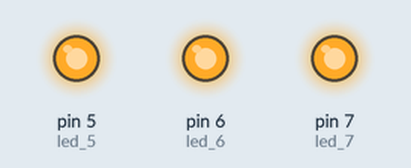
Simulated run of this sketch. Board: Arduino Uno, built with avr-gcc and run on an emulated ATmega328P. Parts: output pins drawn as LEDs (lit = HIGH).

Above: at 0.5 s.
At 3.5 s:
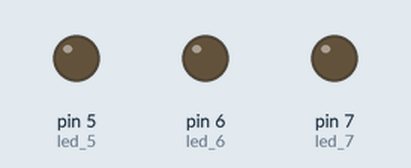
Timing chart, 0 to 4.6 s (numbered marks = the images above):
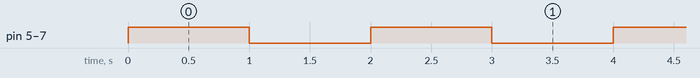

The sketch:

Blink_ex.ino
```cpp
const int led_5 = 5;
const int led_6 = 6;
const int led_7 = 7;

void setup() {
  pinMode(led_5, OUTPUT);
  pinMode(led_6, OUTPUT);
  pinMode(led_7, OUTPUT);
}

void loop() {
  digitalWrite(led_5, HIGH);
  digitalWrite(led_6, HIGH);
  digitalWrite(led_7, HIGH);
  delay(1000);
  digitalWrite(led_5, LOW);
  digitalWrite(led_6, LOW);
  digitalWrite(led_7, LOW);
  delay(1000);
}
```

Measured:
- by itself, pin 5 (led_5), pin 6 (led_6), pin 7 (led_7): alternates HIGH for 1.0 s and LOW for 1.0 s
